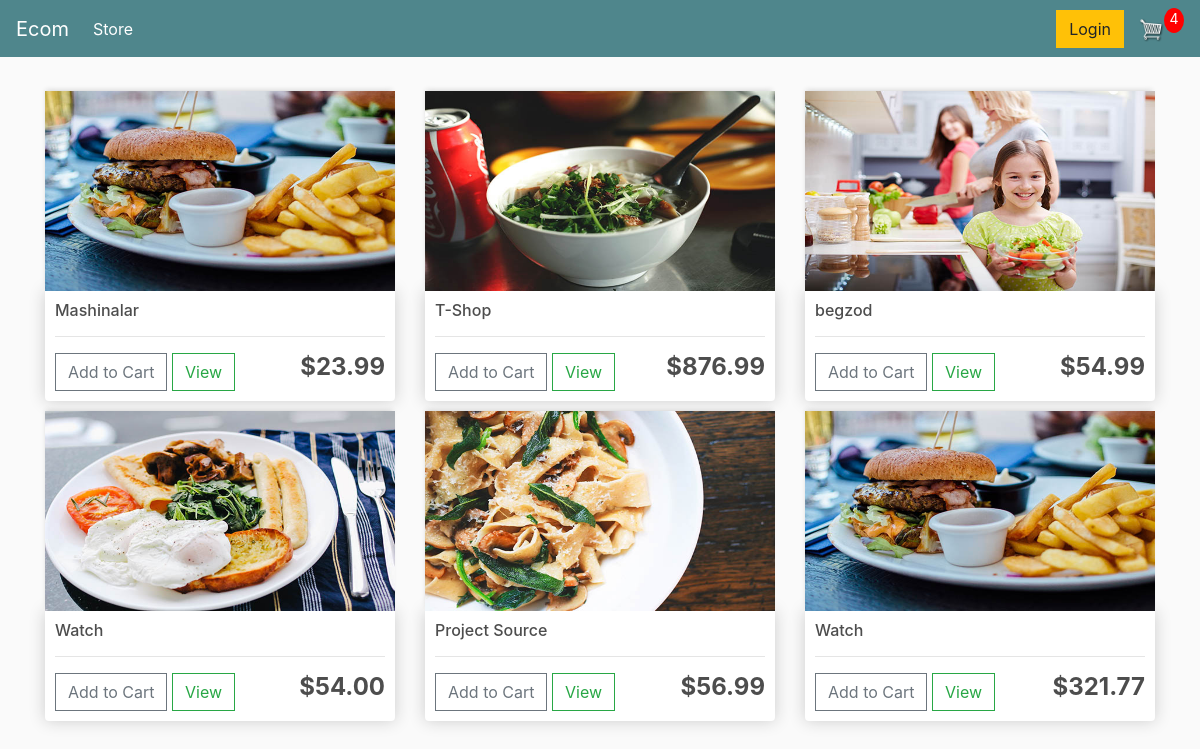
Page / (signed in) on the earlier database version.
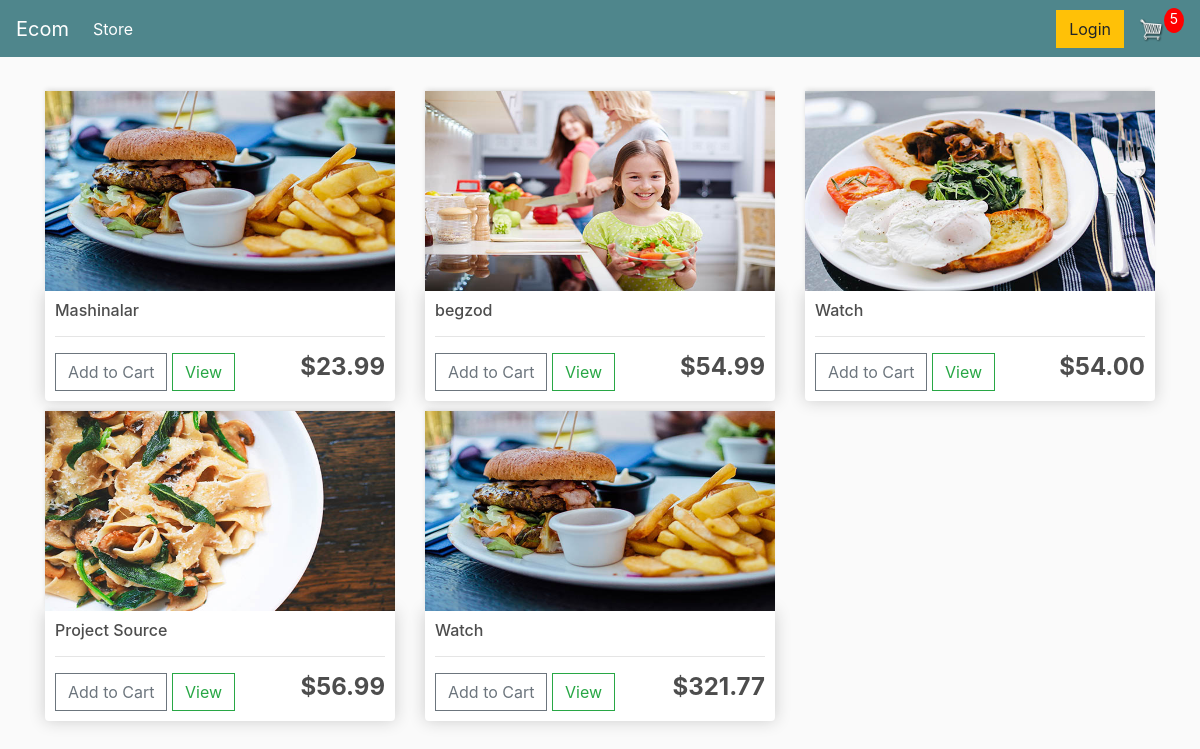
Same page on the later database version.
### store/models.py (models this page shows, shortened)
class Product(models.Model):
    name = models.CharField(max_length=200, null=True)
    price = models.FloatField()
    digital = models.BooleanField(default=False, null=True, blank=False)  # raqamli
    image = models.ImageField(null=True, blank=True)

### store/views.py (the view)
# urls.py: path('', include('store.urls')),
def store(request):
    if request.user.is_authenticated:
        customer = request.user.customer
        order, created = models.Order.objects.get_or_create(customer=customer, complate=False)
        items = order.orderitem_set.all()
        cartItems = order.get_cart_item
    else:
        items = []
        order = {'get_cart_total': 0, 'get_cart_item': 0}
        cartItems = order['get_cart_item']
    items = models.Product.objects.all()
    context = {'items': items, 'cartItems': cartItems, 'shipping': False}
    return render(request, 'store/store.html', context)

### store/models.py (called while the page is built)
    @property
    def get_cart_item(self):
        orderitems = self.orderitem_set.all()
        total = sum([item.qunatity for item in orderitems])
        return total

### store/templates/store/store.html
{% extends 'store/main.html' %}
{% load static %}
{% block content %}
    <div class="row">
        {% for product in items %}
            <div class="col-lg-4">
                <img class="thumbnail" src="{{ product.image.url }}">
                <div class="box-element product">
                    <h6>{{ product.name }}</h6>
                    <hr>
                    <button data-product={{ product.id }} data-action="add"  class="btn btn-outline-secondary add-btn update-cart">Add to Cart</button>
                    <a class="btn btn-outline-success" href="#">View</a>
                    <h4 style="display: inline-block; float: right"><strong>${{ product.price|floatformat:2 }}</strong>
                    </h4>
                </div>
            </div>
        {% endfor %}
    </div>
{% endblock content %}

Differences in the rows shown:
removed Product: image (picture), name "T-Shop", price "876.99"
Other differences:
{{ cartItems }}: "4" → "5"
